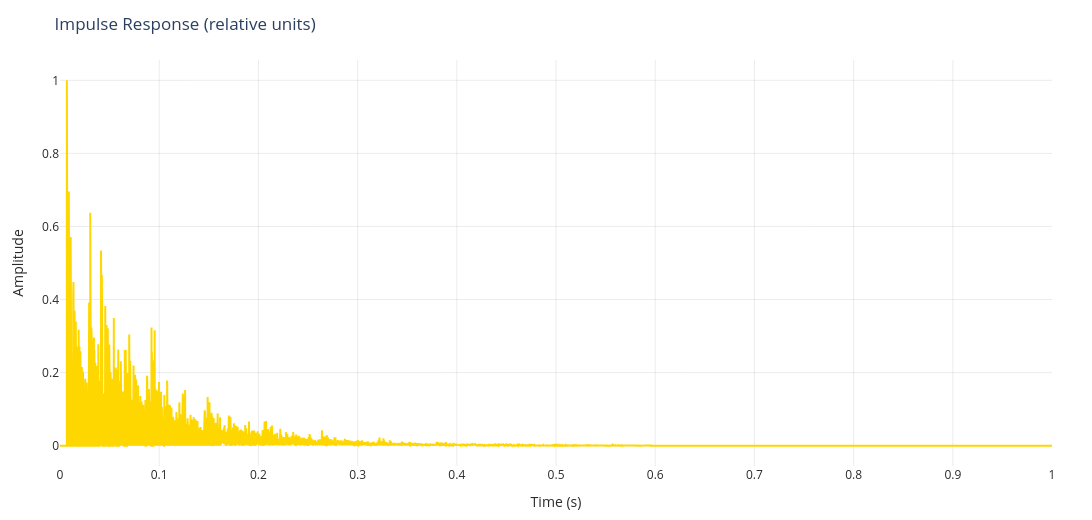

Write notebook code for a chart like this one.
### Markdown cell above
## Impulse response (time domain)
The first spike is direct sound. Early reflections within ~20 ms improve clarity,
while later strong reflections can smear transients.

### Code cell
from soundwaves.visualization import make_impulse_response_figure

rir = ir_simulation.impulse_response(receiver_position, progress=True)
rir_fig = make_impulse_response_figure(rir, show_decay=False, background="white", axis_color="rgba(20,20,20,0.9)", grid_color="rgba(0,0,0,0.08)")
rir_fig.update_layout(
    title="Impulse Response (relative units)",
    height=520,
    width=1200,
    margin=dict(l=60, r=40, t=60, b=50),
)
rir_fig.show()

### Figure 1 — Plotly figure (JSON) as saved in the notebook; plotly's stock layout.template omitted (floating-point values rounded to 4 significant figures; data arrays with more than 128 entries replaced by an {"elided": "..."} marker saying what was removed)
{"data": [{"line": {"color": "gold"}, "mode": "lines", "name": "Impulse response", "type": "scatter", "x": {"elided": "16000 float values"}, "y": {"elided": "16000 float values"}}], "layout": {"height": 520, "legend": {"bgcolor": "rgba(0,0,0,0)", "font": {"color": "rgba(20,20,20,0.9)"}, "x": 0.02, "y": 0.98}, "margin": {"b": 50, "l": 60, "r": 40, "t": 60}, "paper_bgcolor": "white", "plot_bgcolor": "white", "title": {"text": "Impulse Response (relative units)"}, "width": 1200, "xaxis": {"color": "rgba(20,20,20,0.9)", "gridcolor": "rgba(0,0,0,0.08)", "showgrid": true, "title": {"text": "Time (s)"}, "zeroline": false}, "yaxis": {"color": "rgba(20,20,20,0.9)", "gridcolor": "rgba(0,0,0,0.08)", "showgrid": true, "title": {"text": "Amplitude"}, "zeroline": false}, "yaxis2": {"color": "rgba(20,20,20,0.9)", "overlaying": "y", "showgrid": false, "side": "right", "title": {"text": "Decay (dB)"}}}}
